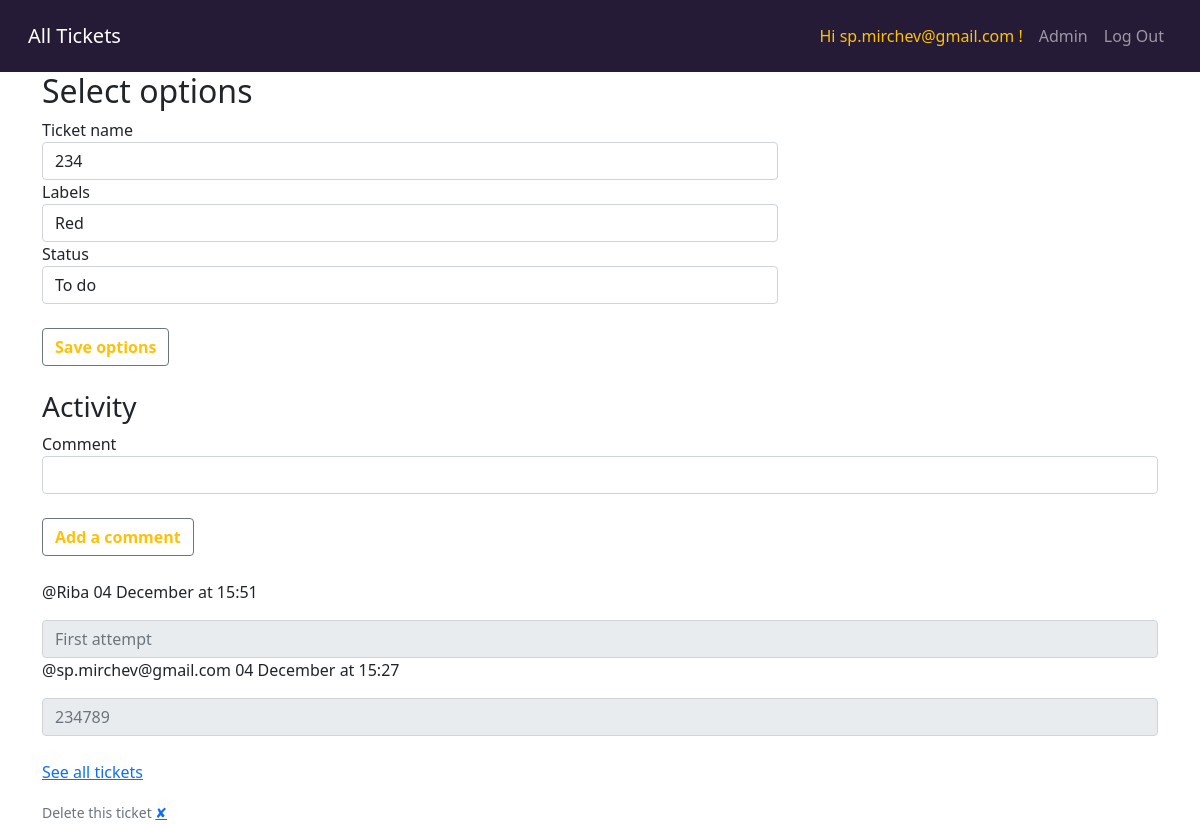
The app's page /tickets/2 (signed in) with its own data.
### todoapp/models.py (models this page shows)
class User(db.Model, UserMixin):
    __tablename__ = 'users'
    id = db.Column(db.Integer, primary_key=True)
    created_at = db.Column(db.DateTime,  nullable=False,
                           default=datetime.utcnow)
    updated_at = db.Column(db.DateTime,  nullable=False,
                           default=datetime.utcnow, onupdate=datetime.utcnow)
    deleted_at = db.Column(db.DateTime,  nullable=True)
    username = db.Column(db.String(20), unique=True, nullable=False)
    email = db.Column(db.String(120), unique=True, nullable=False)
    password = db.Column(db.String(60), nullable=False)

class Ticket(db.Model, UserMixin):
    __tablename__ = 'tickets'
    id = db.Column(db.Integer, primary_key=True)
    created_at = db.Column(db.DateTime,  nullable=False,
                           default=datetime.utcnow)
    updated_at = db.Column(db.DateTime,  nullable=False,
                           default=datetime.utcnow, onupdate=datetime.utcnow)
    deleted_at = db.Column(db.DateTime,  nullable=True)
    name = db.Column(db.String(250), nullable=False)
    label = db.Column(db.String(250), nullable=False, default='#BA94D1')
    status = db.Column(db.String(250), nullable=False, default='todo')
    comments = db.relationship('Comment', back_populates="ticket")

class Comment(db.Model, UserMixin):
    __tablename__ = 'comments'
    id = db.Column(db.Integer, primary_key=True)
    created_at = db.Column(db.DateTime,  nullable=False,
                           default=datetime.utcnow)
    updated_at = db.Column(db.DateTime,  nullable=False,
                           default=datetime.utcnow, onupdate=datetime.utcnow)
    deleted_at = db.Column(db.DateTime,  nullable=True)
    content = db.Column(db.Text, nullable=False)
    ticket_id = db.Column(db.Integer, db.ForeignKey(Ticket.id), nullable=False)
    user_id = db.Column(db.Integer, db.ForeignKey(User.id), nullable=False)
    ticket = db.relationship(Ticket, back_populates="comments")
    user = db.relationship(User, foreign_keys=user_id)

### todoapp/routes.py (the view)
@app.route("/tickets/<int:ticket_id>", methods=["GET"])
def get_ticket(ticket_id):
    form = TicketForm()
    form_comment = NewCommentForm()
    ticket = Ticket.query.get(ticket_id)
    comments_query = select(Comment).filter(Comment.ticket_id == ticket_id).filter(Comment.deleted_at == None).order_by(Comment.created_at.desc())
    comments = [comment.Comment for comment in db.session.execute(comments_query)]
    form.name.default = ticket.name
    form.status.default = ticket.status
    form.label.default = ticket.label
    form.process()
    return render_template("options.html", form=form, form_comment=form_comment, ticket=ticket,comments=comments,logged_in=current_user.is_authenticated)

### todoapp/forms.py
class TicketForm(FlaskForm):
    name = StringField('Ticket name',validators=[InputRequired()])
    label = SelectField('Labels', choices=[('#FFCACA','White'),('#A10035', 'Red'), ('#372948', 'Blue'), ('#628E90', 'Green')] , default='#FBFACD')
    status = SelectField('Status', choices=[('todo', 'To do'), ('doing', 'Doing'), ('done', 'Done')],default="todo" )
    comment = StringField('Write a comment')

class NewCommentForm(FlaskForm):
    name = StringField('Comment', validators=[InputRequired()])

### todoapp/models.py (called while the page is built)
@login_manager.user_loader
def load_user(user_id):
    return User.query.get(int(user_id))

### todoapp/templates/options.html (shortened to what this page needs)
{% extends "layout.html" %} {% import "bootstrap/wtf.html" as wtf %} {% block
body %}
<div class="container">
  <div class="row">
    <div class="col-sm-12 col-md-8">
      <h2>Select options</h2>
      <form
        method="POST"
        action="{{ url_for('update_ticket', ticket_id=ticket.id) }}"
      >
        <div>{{ wtf.form_field(form.name) }}</div>
        <div>{{ wtf.form_field(form.label) }}</div>
        <div>{{ wtf.form_field(form.status) }}</div>
        <br />
        <input
          class="btn btn-outline-secondary text-warning fw-bold"
          type="submit"
          name="options"
          value="Save options"
        />
      </form>
      <br />
    </div>
    <div><h3>Activity</h3></dir>
    <form
      method="POST"
      action="{{ url_for('create_ticket_comment',
        ticket_id=ticket.id) }}"
    >
      <div>{{ wtf.form_field(form_comment.name) }}</div>
      <br />
      <input
        class="btn btn-outline-secondary text-warning fw-bold"
        name="comment"
        type="submit"
        value="Add a comment"
      />
    </form>
    <br />
    <div>
      {%for comment in comments%}
      <p>
        @{{comment.user.username}} {{comment.created_at.strftime("%d %B")}} at
        {{comment.created_at.strftime("%H:%M")}}
      </p>
      <input
        class="form-control"
        id="disabledInput"
        type="text"
        placeholder="{{comment.content}}"
        disabled
      />
      {%endfor%}
    </div>
    <br />
    <p class="space-above">
      <a href="{{ url_for('home') }}">See all tickets</a>
    </p>
  </div>
</div>
<small class="text-muted"
>Delete this ticket
<a href="{{url_for('delete_ticket', ticket_id=ticket.id) }}">✘</a></small
>
{% endblock %}

### todoapp/templates/layout.html (shortened to what this page needs)
<!DOCTYPE html>
<html lang="en">
  <head>
    <link
      href="https://cdn.jsdelivr.net/npm/bootstrap@5.1.3/dist/css/bootstrap.min.css"
      rel="stylesheet"
    />
  </head>
  <body>
    <header class="site-header">
      <nav
        class="navbar fixed-top navbar-expand-lg navbar-dark p-3"
        style="background-color: #251b37"
      >
        <div class="container-fluid">
          <a class="navbar-brand" href="{{url_for('home')}}">All Tickets</a>
          <div class="collapse navbar-collapse" id="navbarSupportedContent">
            <ul class="navbar-nav ms-auto">
              {% if not logged_in %}
              <li class="nav-item">
                <a class="nav-link" href="/register">Register</a>
              </li>
              <li class="nav-item">
                <a class="nav-link" href="/login">Log in</a>
              </li>
              {% else %}
              <li class="nav-item">
                <a class="nav-link text-warning" href="#"
                  >Hi {{current_user.username}} !</a
                >
              </li>
              <li class="nav-item">
                <a class="nav-link" href="#">Admin</a>
              </li>
              <li class="nav-item">
                <a class="nav-link" href="{{ url_for('logout') }}">Log Out</a>
              </li>
              {% endif %}
            </ul>
          </div>
        </div>
      </nav>
    </header>
    <br /><br /><br />
    {% block body %}{% endblock %}
  </body>
</html>

### records on screen
User: username "sp.mirchev@gmail.com"
Ticket: name "234", label "Red", status "To do"
Comment: user.username "Riba", created_at "04 December", created_at "15:51", content "First attempt"
Comment: user.username "sp.mirchev@gmail.com", created_at "04 December", created_at "15:27", content "234789"
